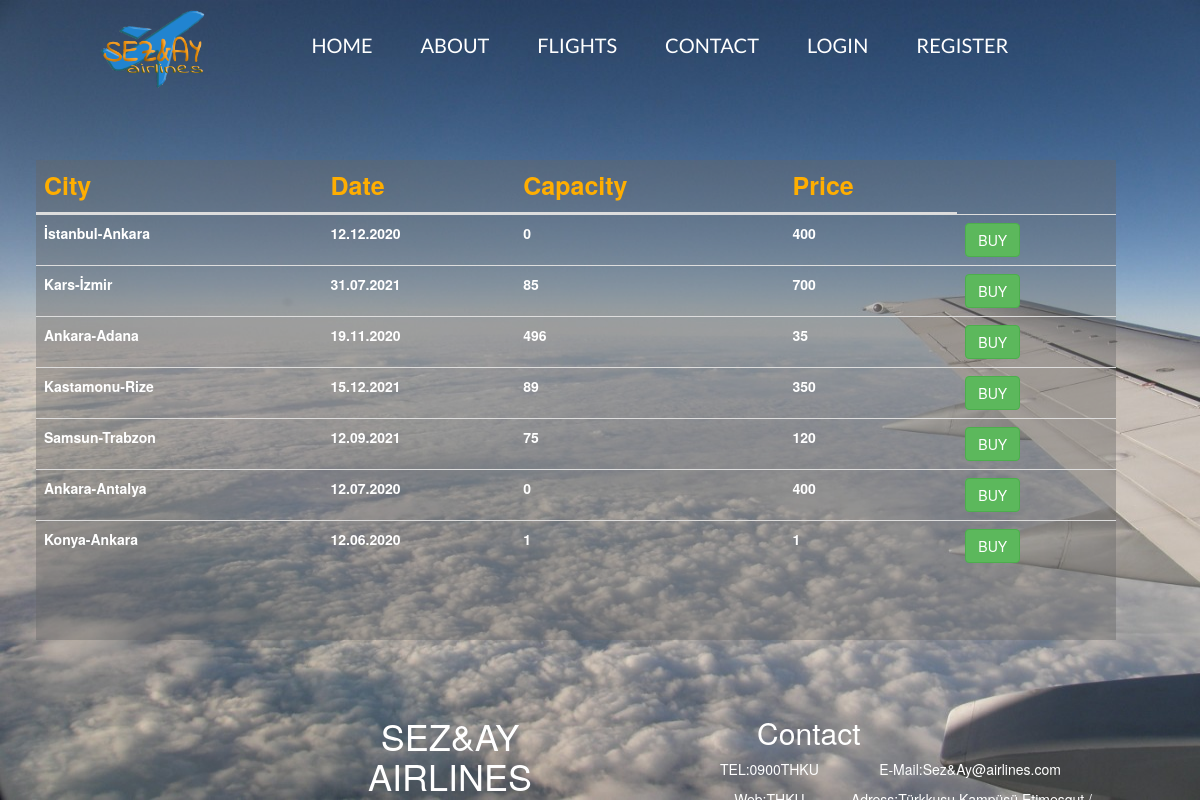
Page /flights.php on the committed database.
### tables this page shows
CREATE TABLE `satis` (
  `id` int(11) NOT NULL,
  `sehirler` text NOT NULL,
  `kapasite` text NOT NULL,
  `fiyat` text NOT NULL,
  `tarih` text NOT NULL
);

### flights.php (the view, shortened to what this page needs)
<?php
require_once("parca/header.php");
require_once("parca/navbar.php");
include "baglan.php";
$result=$vt->query("SELECT * from satis");
?>
<div class="flightsdiv" style=" background:rgba(100, 100, 100, 0.4);margin-top:5%; width:90%;height:60%;overflow-x: hidden; overflow-y: auto;margin-left:3%;margin-right:3%;">
<table class="container table">
             <thead>
                <tr>
                   <th style="color: rgb(255, 174, 0); font-size:25px;">City</th>
                   <th style="color: rgb(255, 174, 0); font-size:25px;">Date</th>
                   <th style="color: rgb(255, 174, 0); font-size:25px;">Capacity</th>
                   <th style="color: rgb(255, 174, 0); font-size:25px;">Price</th>
                </tr>
             </thead>
             <?php
               while($row = $result->fetch_assoc()):  ?>
               <tr>
                  <td style="color:white; font-weight:bold; "> <?php echo $row["sehirler"]; ?> </td>
                  <td style="color:white; font-weight:bold; "> <?php echo $row["tarih"]; ?> </td>
                  <td style="color:white; font-weight:bold;"> <?php echo $row["kapasite"]; ?> </td>
                  <td style="color:white; font-weight:bold; "> <?php echo $row["fiyat"]; ?> </td>
                  <td style="color:white; font-weight:bold; "><a href="giris.php"name="buton"   class="btn btn-success"  style="color: white;"> BUY</a>  </td>
               </tr>
               <?php endwhile; ?>
      </table>
</div>
<?php
require_once("parca/footer.php");
?>

### parca/header.php (shortened to what this page needs)
<!DOCTYPE html>
<html lang="en">
<head>
    <link rel="stylesheet" href="https://use.fontawesome.com/releases/v5.12.0/css/all.css">
    <link rel="stylesheet" href="https://maxcdn.bootstrapcdn.com/font-awesome/4.4.0/css/font-awesome.min.css">
     <link rel="stylesheet" href="https://maxcdn.bootstrapcdn.com/bootstrap/3.4.0/css/bootstrap.min.css">
    <link rel="stylesheet" type="text/css" href="css/bootstrap.min.css">
    <link rel="stylesheet" href="css/style.css">
    <scirpt src="https://code.jquery.com/jquery-3.3.1.min.js"></script>
</head>
<body>

### parca/navbar.php (shortened to what this page needs)
<nav>
<?php
 if(isset($_SESSION['email'])){
  ?>
         <div style="line-height:20px; margin-right:7%;">
       <img src="img/logo.png" style="width:120px; margin-right:60px" >
        <a href="index.php">HOME</a>
        <a href="about.php">ABOUT</a>
        <a href="flights.php">FLIGHTS</a>
        <a href="contact.php">CONTACT</a>
        <a style=" text-transform: uppercase;" href="userinfo.php"><?php echo @$_SESSION['fullname']; ?></a>
        <a href="logout.php">Logout</a>
 </div>
        <?php
                }else{
                  ?>
      <div style="line-height:20px; margin-right:7%;">
       <img src="img/logo.png" style="width:120px; margin-right:60px" >
        <a href="index.php">HOME</a>
        <a href="about.php">ABOUT</a>
        <a href="flights.php">FLIGHTS</a>
        <a href="contact.php">CONTACT</a>
        <a href="giris.php">LOGIN</a>
        <a href="register.php">REGISTER</a>
        <?php
                }
              ?>
        </div>
    </nav>

### parca/footer.php (shortened to what this page needs)
</body>
<footer>
        <div class="footerBox1" style="  width: 50%; height:10%;">
            <h1>SEZ&AY AIRLINES</h1>
        </div>
        <div class="footerBox2 " style="width:50%; height:10%;">
            <h2 style="margin-right:63%;">Contact</h2>
            <div class="footer1">
                <p>TEL:0900THKU</p>
                <a href=Web:https://www.thk.edu.tr style="color:white;">Web:THKU</a>
            </div>
            <div class="footer2">
                <p>E-Mail:Sez&Ay@airlines.com</p>
                <p style="margin-left:1%">Adress:Türkkuşu Kampüsü Etimesgut / ANKARA</p>
            </div>
        </div>
</footer>
</html>

### css/style.css (style rules this page uses)
* { padding: 0px; margin: 0px; }
body,html { height: 100%; }
nav { z-index: 2; height: 100px; width: 100%; text-align: center; line-height: 140px; }
nav a { font-family: 'Lato', sans-serif; text-decoration: none; font-size: 20px; margin-left: 20px; padding:12px 12px; color: #FFF; }
body { background-image: url("../img/aboutarka.jpg"); background-size:100% 100%; z-index: -20; }
footer { width: 100%; height: 18%; margin-top:100%; position: fixed; bottom: 0px; left:0px; }
.footerBox1 { color: #FFF; float: left; padding-left: 25%; padding-top: 40px; text-align: center; clear: left; }
.footerBox2 { color: #FFF; float: left; padding-top: 40px; text-align: center; padding-left: 10%; }
.footer1 { float:left; clear:left; }
.footer2 { float:left; }
* { margin:0; padding:0; }
.container { padding-top: 20px; padding-bottom: 20px; }
body { background-color: #111845; }

### rows in the picture
satis: sehirler "İstanbul-Ankara", tarih "12.12.2020", kapasite "0", fiyat "400"
satis: sehirler "Kars-İzmir", tarih "31.07.2021", kapasite "85", fiyat "700"
satis: sehirler "Ankara-Adana", tarih "19.11.2020", kapasite "496", fiyat "35"
satis: sehirler "Kastamonu-Rize", tarih "15.12.2021", kapasite "89", fiyat "350"
satis: sehirler "Samsun-Trabzon", tarih "12.09.2021", kapasite "75", fiyat "120"
satis: sehirler "Ankara-Antalya", tarih "12.07.2020", kapasite "0", fiyat "400"
satis: sehirler "Konya-Ankara", tarih "12.06.2020", kapasite "1", fiyat "1"
